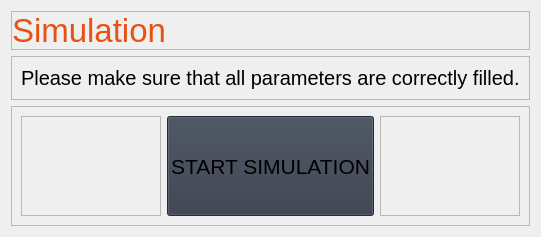
                     <widget class="QWidget" name="simulation">
                      <layout class="QVBoxLayout" name="verticalLayout_10">
                       <item>
                        <widget class="QFrame" name="frame_17">
                         <property name="maximumSize">
                          <size>
                           <width>16777215</width>
                           <height>60</height>
                          </size>
                         </property>
                         <property name="frameShape">
                          <enum>QFrame::StyledPanel</enum>
                         </property>
                         <property name="frameShadow">
                          <enum>QFrame::Raised</enum>
                         </property>
                         <layout class="QVBoxLayout" name="verticalLayout_24">
                          <property name="spacing">
                           <number>0</number>
                          </property>
                          <property name="leftMargin">
                           <number>0</number>
                          </property>
                          <property name="topMargin">
                           <number>0</number>
                          </property>
                          <property name="rightMargin">
                           <number>0</number>
                          </property>
                          <property name="bottomMargin">
                           <number>0</number>
                          </property>
                          <item>
                           <widget class="QLabel" name="label_33">
                            <property name="maximumSize">
                             <size>
                              <width>16777215</width>
                              <height>50</height>
                             </size>
                            </property>
                            <property name="font">
                             <font>
                              <pointsize>25</pointsize>
                              <italic>false</italic>
                              <bold>false</bold>
                             </font>
                            </property>
                            <property name="styleSheet">
                             <string notr="true">color: #e75113;</string>
                            </property>
                            <property name="text">
                             <string>Simulation</string>
                            </property>
                           </widget>
                          </item>
                         </layout>
                        </widget>
                       </item>
                       <item>
                        <widget class="QFrame" name="frame_19">
                         <property name="frameShape">
                          <enum>QFrame::StyledPanel</enum>
                         </property>
                         <property name="frameShadow">
                          <enum>QFrame::Raised</enum>
                         </property>
                         <layout class="QVBoxLayout" name="verticalLayout_25">
                          <item>
                           <widget class="QLabel" name="label_34">
                            <property name="font">
                             <font>
                              <pointsize>15</pointsize>
                              <italic>false</italic>
                              <bold>false</bold>
                             </font>
                            </property>
                            <property name="text">
                             <string>Please make sure that all parameters are correctly filled.</string>
                            </property>
                            <property name="alignment">
                             <set>Qt::AlignLeading|Qt::AlignLeft|Qt::AlignTop</set>
                            </property>
                           </widget>
                          </item>
                         </layout>
                        </widget>
                       </item>
                       <item>
                        <widget class="QFrame" name="frame_18">
                         <property name="frameShape">
                          <enum>QFrame::StyledPanel</enum>
                         </property>
                         <property name="frameShadow">
                          <enum>QFrame::Raised</enum>
                         </property>
                         <layout class="QHBoxLayout" name="horizontalLayout_7">
                          <item>
                           <widget class="QFrame" name="frame_20">
                            <property name="frameShape">
                             <enum>QFrame::StyledPanel</enum>
                            </property>
                            <property name="frameShadow">
                             <enum>QFrame::Raised</enum>
                            </property>
                           </widget>
                          </item>
                          <item>
                           <widget class="QPushButton" name="btn_startsim">
                            <property name="minimumSize">
                             <size>
                              <width>0</width>
                              <height>100</height>
                             </size>
                            </property>
                            <property name="font">
                             <font>
                              <pointsize>16</pointsize>
                              <italic>false</italic>
                              <bold>false</bold>
                             </font>
                            </property>
                            <property name="cursor">
                             <cursorShape>PointingHandCursor</cursorShape>
                            </property>
                            <property name="styleSheet">
                             <string notr="true">QPushButton{
background-color: rgb(52, 59, 72);
}
QPushButton:hover{
	background-color: rgba(242, 146, 0, 130);
}
QPushButton:pressed{
	background-color: rgba(228, 38, 24, 130);
}</string>
                            </property>
                            <property name="text">
                             <string>START SIMULATION</string>
                            </property>
                            <property name="icon">
                             <iconset>
                              <normaloff>images/icons/cil-media-play.png</normaloff>images/icons/cil-media-play.png</iconset>
                            </property>
                           </widget>
                          </item>
                          <item>
                           <widget class="QFrame" name="frame_21">
                            <property name="frameShape">
                             <enum>QFrame::StyledPanel</enum>
                            </property>
                            <property name="frameShadow">
                             <enum>QFrame::Raised</enum>
                            </property>
                           </widget>
                          </item>
                         </layout>
                        </widget>
                       </item>
                      </layout>
                     </widget>
